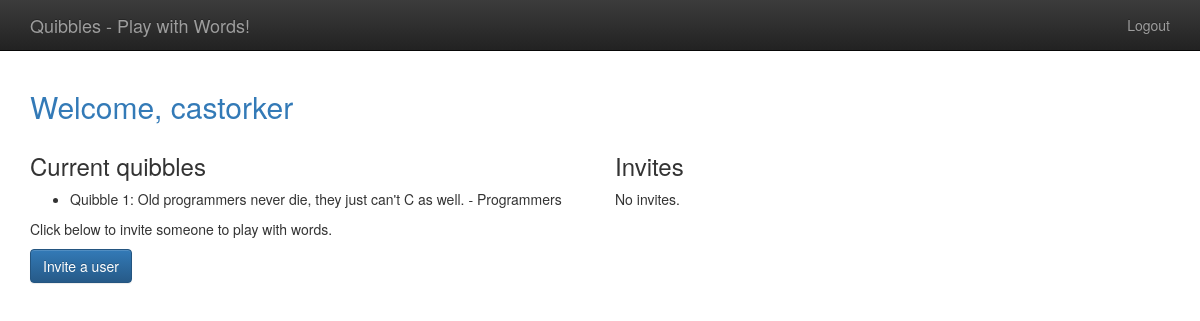
The page /player/home (signed in) on the database as committed earlier.
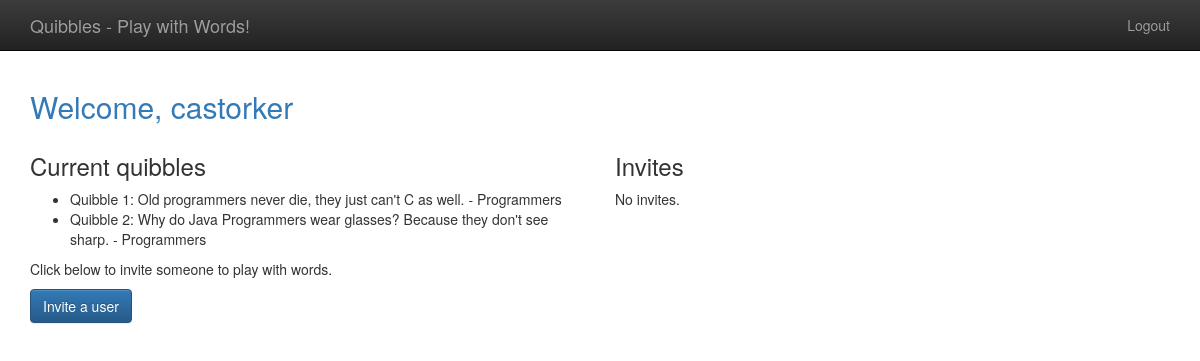
The same page on the database as committed later.
### wordplay/models.py (models this page shows, shortened)
@python_2_unicode_compatible
class Quibble(models.Model):
    text = models.TextField()
    category = models.CharField(max_length=50)
    created = models.DateTimeField(default=timezone.now, editable=False)
    modified = models.DateTimeField(auto_now=True)
    user = models.ForeignKey(User, related_name="quibbles_user_id", on_delete=models.CASCADE)
    status = models.CharField(max_length=1, default='C', choices=QUIBBLE_STATUS_CHOICES)
    objects = QuibblesQuerySet.as_manager()

### player/views.py (the view)
# urls.py: path('home', home, name="player_home"),
@login_required
def home(request):
    user_quibbles = Quibble.objects.quibbles_for_user(request.user)
    current_quibbles = user_quibbles.current()
    invites = request.user.invites_received.all()
    return render(request, "player/home.html",
                  {'quibbles': current_quibbles, 'invites': invites})

### wordplay/models.py (called while the page is built)
    def quibbles_for_user(self, user):
        return self.filter(Q(user=user))

    def current(self):
        return self.filter(
            Q(status='C') | Q(status='M')
        )

### templates/player/home.html (shortened to what this page needs)
{% extends "base.html" %}
{% block content %}
    <h2 class="text-primary">Welcome, {{ user.username }}</h2>
    <div class="row">
        <div class="col-md-6">
            <h3>Current quibbles</h3>
            <ul>
                {% for q in quibbles %}
                    <li>Quibble {{ q.id }}: {{ q.text }} - {{ q.category }}</li>
                {% endfor %}
            </ul>
            <p>Click below to invite someone to play with words.</p>
            <p>
                <a class="btn btn-primary"
                   href="{% url 'player_new_invite' %}">Invite a user</a>
            </p>
        </div>
        <div class="col-md-6">
            <h3>Invites</h3>
            {% if invites %}
                <div class="list-group">
                    {% for inv in invites %}
                        <a class="list-group-item" href="{% url 'player_accept_invite' id=inv.id %}">
                            {{ inv.from_user.username }} has invited you to play.
                        </a>
                    {% endfor %}
                </div>
            {% else %}
                <p>No invites.</p>
            {% endif %}
        </div>
    </div>
{% endblock %}

Rows that differ between the two databases and show on the page:
added Quibble: id "2", text "Why do Java Programmers wear glasses? Because they don't see sharp.", category "Programmers"
